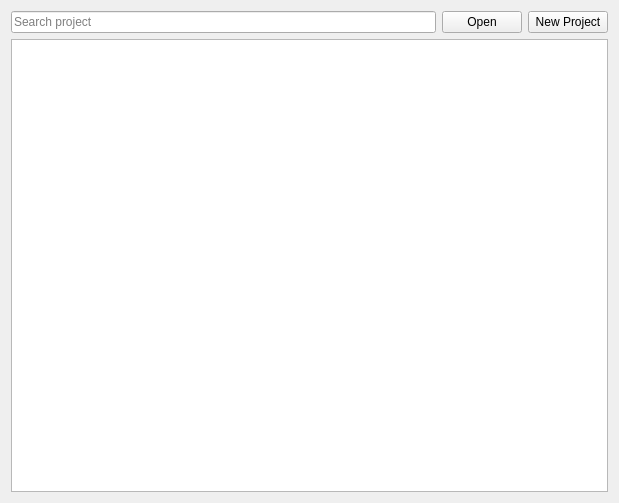
<?xml version="1.0" encoding="UTF-8"?>
<ui version="4.0">
 <class>NoEditorWidget</class>
 <widget class="QWidget" name="NoEditorWidget">
  <property name="geometry">
   <rect>
    <x>0</x>
    <y>0</y>
    <width>619</width>
    <height>503</height>
   </rect>
  </property>
  <property name="windowTitle">
   <string>Form</string>
  </property>
  <layout class="QHBoxLayout" name="horizontalLayout_2">
   <item>
    <layout class="QVBoxLayout" name="verticalLayout">
     <property name="sizeConstraint">
      <enum>QLayout::SetDefaultConstraint</enum>
     </property>
     <item>
      <layout class="QHBoxLayout" name="horizontalLayout">
       <property name="leftMargin">
        <number>0</number>
       </property>
       <property name="topMargin">
        <number>0</number>
       </property>
       <property name="rightMargin">
        <number>0</number>
       </property>
       <property name="bottomMargin">
        <number>0</number>
       </property>
       <item>
        <widget class="QLineEdit" name="m_search_project_edit">
         <property name="inputMask">
          <string/>
         </property>
         <property name="text">
          <string/>
         </property>
         <property name="placeholderText">
          <string>Search project</string>
         </property>
        </widget>
       </item>
       <item>
        <widget class="QPushButton" name="m_open_button">
         <property name="text">
          <string>Open</string>
         </property>
        </widget>
       </item>
       <item>
        <widget class="QPushButton" name="m_new_project_button">
         <property name="text">
          <string>New Project</string>
         </property>
        </widget>
       </item>
      </layout>
     </item>
     <item>
      <widget class="QListView" name="m_projects_list_view"/>
     </item>
    </layout>
   </item>
  </layout>
 </widget>
 <resources/>
 <connections/>
</ui>
